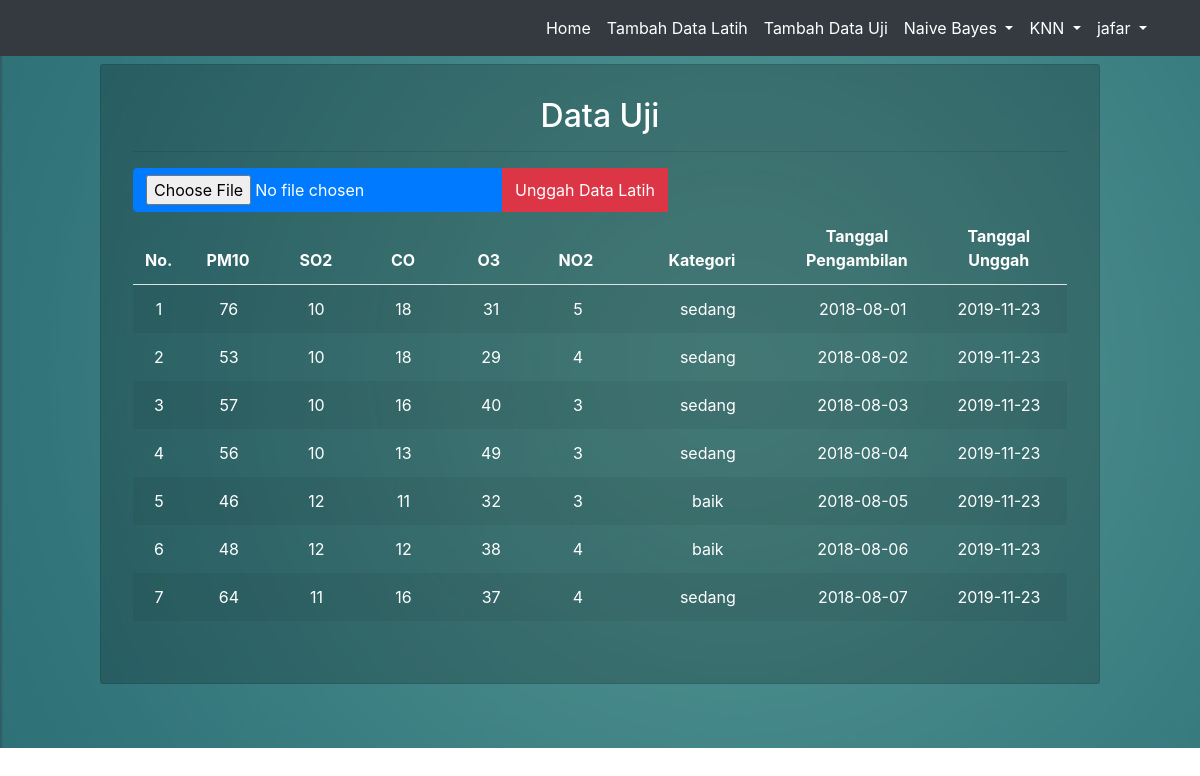
/Controller/C_control.php?view=data_uji (signed in), run on the app's committed database.
### tables this page shows
CREATE TABLE `tb_data_uji` (
  `id` int(11) NOT NULL AUTO_INCREMENT,
  `id_petugas` int(11) NOT NULL,
  `pm10` smallint(6) NOT NULL,
  `so2` smallint(6) NOT NULL,
  `co` smallint(6) NOT NULL,
  `o3` smallint(6) NOT NULL,
  `no2` smallint(6) NOT NULL,
  `kategori` enum('baik','sedang','tidak sehat','sangat tidak sehat','berbahaya') NOT NULL,
  `tanggal_pengambilan` date NOT NULL,
  `tanggal_unggah` date NOT NULL,
  PRIMARY KEY (`id`),
  KEY `id_petugas` (`id_petugas`),
  CONSTRAINT `tb_data_uji_ibfk_1` FOREIGN KEY (`id_petugas`) REFERENCES `tb_petugas` (`id_petugas`) ON DELETE CASCADE ON UPDATE CASCADE
);

### Controller/control.php (called while the page is built)
<?php
include_once $_SERVER['DOCUMENT_ROOT']."/model/M_db.php";
include_once $_SERVER['DOCUMENT_ROOT']."/Controller/C_proses.php";
  $db = new M_db();
  $proses = new c_proses($db);
 ?>

### model/M_db.php (called while the page is built, shortened)
<?php
  class M_db
  {
    private $host =  "localhost";
    private $user =  "root";
    private $pass =  "Jafar_001";
    private $database =  "db_ispu";
    public $mysqli;
    function __construct()
    {
      $this->mysqli = new mysqli($this->host, $this->user, $this->pass, $this->database) or die (mysqli_error());
    }
    function action_SelectLimit($table){
      $db = $this->mysqli;
      $sql = "SELECT * FROM ".$table." limit 15";
      $query = $db->query($sql) or die ($db->error);
      return $query;
    }
  }
 ?>

### Controller/C_proses.php (called while the page is built, shortened)
<?php
  class c_proses
  {
    private $DBS;
    function __construct($db)
    {
      $this->DBS = $db;
    }
    public function get_DataUji_Limit(){
      $data = $this->DBS->action_SelectLimit("tb_data_uji");
      return $data;
    }
  }
 ?>

### views/admin/data_uji.php (the view, shortened to what this page needs)
<!DOCTYPE html>
<html lang="en" dir="ltr">
  <head>
    <link rel="stylesheet" href="../../assets/css/bootstrap.min.css">
    <link rel="stylesheet" href="../../assets/css/custom.css">
  </head>
  <body>
    <nav class="navbar navbar-expand-sm fixed-top navbar-dark bg-dark">
      <?php
      include 'navbar.php';
      ?>
    </nav>
    <div class="jumbotron jumbotron-fluid bg-dark">
      <div class="jumbotron-background">
        <img src="../../assets/img/color1.jpg" class="blur ">
      </div>
      <div class="container content-small col-md-10 col-sm-10">
        <h2 style="color:white;" class="text-center">Data Uji</h2>
        <hr>
        <div class="row d-flex justify-content-left align-items-left">
          <div class="col-md-12 col-sm-12 text-center">
            <form class="form-inline" action="../../Controller/C_control.php" method="post" enctype="multipart/form-data">
              <div class="input-group">
                <input type="file" class="btn btn-primary btn-fill" name="fileToUpload">
                <div class="input-group-append">
                  <input type="submit" class="btn btn-danger btn-fill" id="upload" value="Unggah Data Latih" name="upload">
                </div>
              </div>
            </form>
          </div>
        </div>
        <div class="row d-flex justify-content-center align-items-center">
          <div class="col-md-12 col-sm-12 text-center">
            <table class="table table-responsive table-borderless table-striped" id="tabel_dtlatih">
              <thead style="color:white;" class="border-bottom">
                <tr>
                  <th>No.</th>
                  <th width="95px">PM10</th>
                  <th width="100px">SO2</th>
                  <th width="100px">CO</th>
                  <th width="100px">O3</th>
                  <th width="100px">NO2</th>
                  <th width="190px">Kategori</th>
                  <th width="155px">Tanggal Pengambilan</th>
                  <th width="155px">Tanggal Unggah</th>
                </tr>
              </thead>
              <tbody style="color:white;" class="table-wrapper-scroll-y my-custom-scrollbar-small">
                <?php
                if ($data == false) {
                  echo "<td>DATA KOSONG</td>";
                }
                else {
                  $i = 1;
                  while ($data_latih = $data->fetch_object()) {
                    ?>
                    <tr >
                      <td class="text-center" width="55px"><?php echo $i; ?></td>
                      <td class="text-center" width="100px"><?php echo $data_latih->pm10; ?></td>
                      <td class="text-center" width="100px"><?php echo $data_latih->so2; ?></td>
                      <td class="text-center" width="100px"><?php echo $data_latih->co; ?></td>
                      <td class="text-center" width="100px"><?php echo $data_latih->o3; ?></td>
                      <td class="text-center" width="100px"><?php echo $data_latih->no2; ?></td>
                      <td class="text-center" width="200px"><?php echo $data_latih->kategori; ?></td>
                      <td class="text-center" width="155px"><?php echo $data_latih->tanggal_pengambilan; ?></td>
                      <td class="text-center" width="155px"><?php echo $data_latih->tanggal_unggah; ?></td>
                    </tr>
                    <?php
                    $i++;
                  }
                }
                 ?>
              </tbody>
            </table>
          </div>
        </div>
      </div>
    </div>
  </body>
</html>

### assets/css/custom.css (style rules this page uses)
.jumbotron { position:relative; overflow:hidden; margin-bottom: 0; }
.jumbotron .container { position:relative; z-index:2; background:rgba(0,0,0,0.2); padding:2rem; border:1px solid rgba(0,0,0,0.1); border-radius:3px; }
.jumbotron-background { object-fit:cover; font-family: 'object-fit: cover;'; position:absolute; top:0; z-index:1; width:100%; height:100%; opacity:0.5; }
img.blur { -webkit-filter: blur(2px); filter: blur(2px); filter:progid:DXImageTransform.Microsoft.Blur(PixelRadius='2'); }
.my-custom-scrollbar-small { position: relative; right: 0px; width: auto; height: 350px; overflow: auto; }
.table-wrapper-scroll-y { display: block; }
.content-small { margin-top: 0%; margin-bottom: 0%; }

### data on the page
tb_data_uji: pm10 "76", so2 "10", co "18", o3 "31", no2 "5", kategori "sedang", tanggal_pengambilan "2018-08-01", tanggal_unggah "2019-11-23"
tb_data_uji: pm10 "53", so2 "10", co "18", o3 "29", no2 "4", kategori "sedang", tanggal_pengambilan "2018-08-02", tanggal_unggah "2019-11-23"
tb_data_uji: pm10 "57", so2 "10", co "16", o3 "40", no2 "3", kategori "sedang", tanggal_pengambilan "2018-08-03", tanggal_unggah "2019-11-23"
tb_data_uji: pm10 "56", so2 "10", co "13", o3 "49", no2 "3", kategori "sedang", tanggal_pengambilan "2018-08-04", tanggal_unggah "2019-11-23"
tb_data_uji: pm10 "46", so2 "12", co "11", o3 "32", no2 "3", kategori "baik", tanggal_pengambilan "2018-08-05", tanggal_unggah "2019-11-23"
tb_data_uji: pm10 "48", so2 "12", co "12", o3 "38", no2 "4", kategori "baik", tanggal_pengambilan "2018-08-06", tanggal_unggah "2019-11-23"
tb_data_uji: pm10 "64", so2 "11", co "16", o3 "37", no2 "4", kategori "sedang", tanggal_pengambilan "2018-08-07", tanggal_unggah "2019-11-23"

### other printed values
$_SESSION['name'] "jafar"
